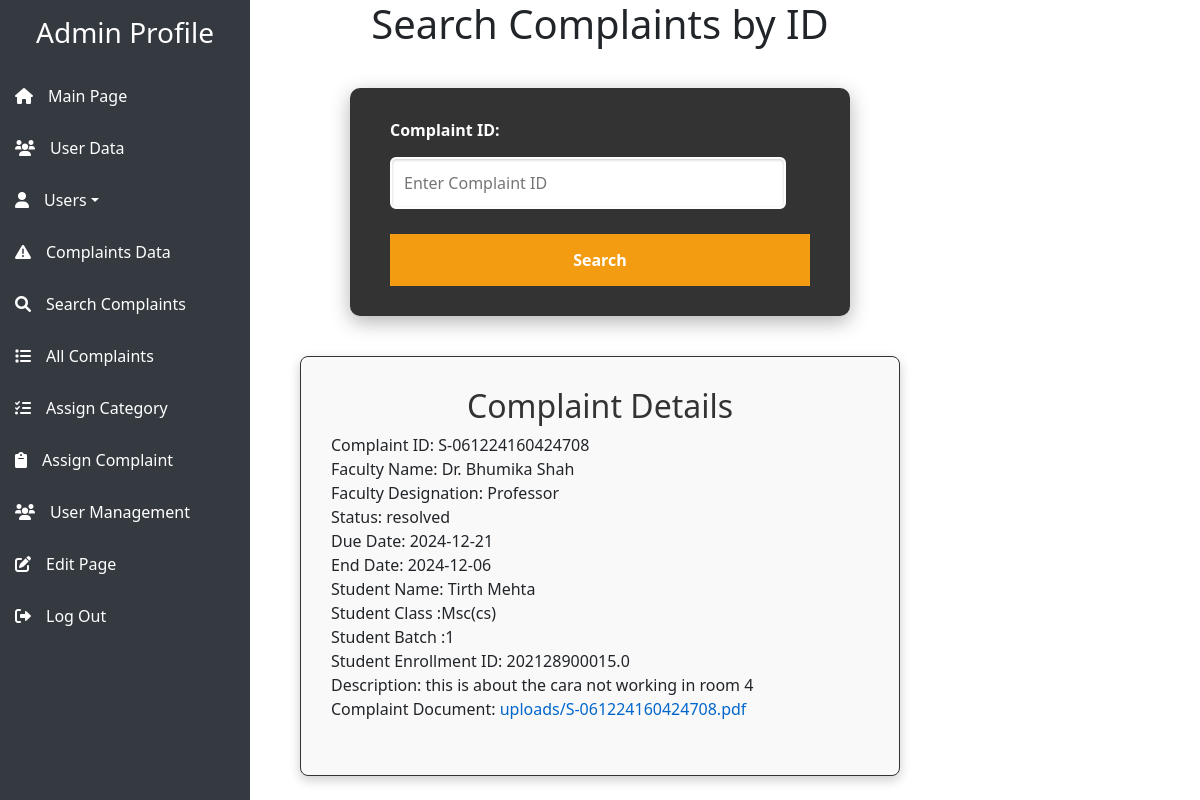
Screenshot of /admin/search.php?complaint_id=S-061224160424708 (signed in) with the database file from the repository.
### tables this page shows
CREATE TABLE `complaints` (
  `complaint_id` int(5) NOT NULL,
  `Comp_ID` varchar(30) NOT NULL,
  `Complaint_Cat_ID` int(5) DEFAULT NULL,
  `complaint_description` varchar(200) DEFAULT NULL,
  `Complaint_Document` varchar(100) DEFAULT NULL,
  `complaint_datetime` datetime DEFAULT NULL,
  `Due_Date` date DEFAULT NULL,
  `End_Date` date DEFAULT NULL,
  `status` enum('pending','processing','resolved') DEFAULT 'pending',
  `Student_ID` int(5) DEFAULT NULL,
  `faculty_id` int(11) DEFAULT NULL,
  `F_Comp_ID` int(5) DEFAULT NULL
);

CREATE TABLE `users` (
  `user_id` int(5) NOT NULL,
  `firstname` varchar(30) NOT NULL,
  `lastname` varchar(30) NOT NULL,
  `email` varchar(50) NOT NULL,
  `password` varchar(255) NOT NULL,
  `role` enum('admin','student','faculty') NOT NULL
);

CREATE TABLE `faculty` (
  `faculty_id` int(5) NOT NULL,
  `user_id` int(5) DEFAULT NULL,
  `post` enum('Lecturer','Assistant Professor','Associate Professor','Professor','Head of Department') NOT NULL
);

CREATE TABLE `student` (
  `student_id` int(5) NOT NULL,
  `user_id` int(5) DEFAULT NULL,
  `enrollment_id` varchar(15) NOT NULL,
  `phone` varchar(15) NOT NULL,
  `class` varchar(30) NOT NULL,
  `semester` int(2) NOT NULL,
  `batch` int(2) NOT NULL
);

### admin/search.php (the view, shortened to what this page needs)
<!DOCTYPE html>
<html lang="en">
<head>
</head>
<body>
    <?php include 'admindashboard.php'; ?>
    <h1>Search Complaints by ID</h1>
    <div class="search-container">
        <form method="GET" action="search.php">
            <label for="complaint_id">Complaint ID:</label>
            <input type="text" id="complaint_id" name="complaint_id" required placeholder="Enter Complaint ID">
            <button type="submit">Search</button>
        </form>
    </div>
    <?php
    if (isset($_GET['complaint_id']) && !empty($_GET['complaint_id'])) {
        include '../php/config.php';
        $complaint_id = $con->real_escape_string($_GET['complaint_id']);
        $query = "SELECT
        c.Comp_ID,
        c.status,
        c.complaint_description,
        c.Due_Date,
        c.End_Date,
        c.Complaint_Document,
        su.firstname AS student_firstname,
        su.lastname AS student_lastname,
        s.class AS student_class,
        s.batch AS student_batch,
        s.enrollment_id AS student_enroll,
        fu.firstname AS faculty_firstname,
        fu.lastname AS faculty_lastname,
        f.post AS faculty_post
    FROM complaints c
    INNER JOIN student s ON c.Student_ID = s.student_id
    INNER JOIN users su ON s.user_id = su.user_id
    -- Direct join with the faculty table based on the current faculty_id from the complaints table
    INNER JOIN faculty f ON c.faculty_id = f.faculty_id
    INNER JOIN users fu ON f.user_id = fu.user_id
    WHERE c.Comp_ID = ?";
        $stmt = $con->prepare($query);
        if ($stmt) {
            $stmt->bind_param("s", $complaint_id);
            $stmt->execute();
            $result = $stmt->get_result();
            if ($result->num_rows > 0) {
                echo '<div class="result-container">';
                echo "<h2>Complaint Details</h2>";
                while ($row = $result->fetch_assoc()) {
                    echo "Complaint ID: " . $row['Comp_ID'] . "<br>";
                    echo "Faculty Name: " . $row['faculty_firstname'] . " " . $row['faculty_lastname'] . "<br>";
                    echo "Faculty Designation: " . $row['faculty_post'] .  "<br>";
                    echo "Status: " . $row['status'] . "<br>";
                    echo "Due Date: " . $row['Due_Date'] . "<br>";
                    echo "End Date: " . $row['End_Date'] . "<br>";
                    echo "Student Name: " . $row['student_firstname'] . " " . $row['student_lastname'] . "<br>";
                    echo "Student Class :" . $row['student_class'] . "<br>";
                    echo "Student Batch :" . $row['student_batch'] . "<br>";
                    echo "Student Enrollment ID: " . $row['student_enroll'] . "<br>";
                    echo "Description: " . $row['complaint_description'] . "<br>";
                    echo "Complaint Document: <a class='complaint-document' href='http://localhost/grievance/" . $row['Complaint_Document'] . "'>" . $row['Complaint_Document'] . "</a><br>";
                    echo "<br>";
                }
                echo '</div>';
            } else {
                echo "<div class='error-message'>Complaint ID not found. Please check and try again.</div>";
            }
        } else {
            echo "<div class='error-message'>Error preparing the statement.</div>";
        }
    }
    ?>
</body>
</html>

### admin/search.php (style rules this page uses)
body { background-color: white; font-family: Arial, sans-serif; color: #333; margin: 0; padding: 0; }
h1 { text-align: center; margin: 40px 0; color: #333; }
.search-container { background-color: #333; padding: 30px 40px; border-radius: 10px; width: 500px; margin: 40px auto; box-shadow: 0 6px 20px rgba(0, 0, 0, 0.3); }
label { color: #fff; font-weight: bold; }
input[type="text"] { width: calc(100% - 24px); padding: 12px; border: 2px solid #fff; border-radius: 6px; margin-top: 15px; margin-bottom: 25px; font-size: 16px; box-shadow: inset 0 1px 3px rgba(0, 0, 0, 0.2); transition: border-color 0.3s ease; }
button { background-color: #f39c12; color: #fff; padding: 14px 0; border: none; border-radius: 6px; cursor: pointer; font-weight: bold; width: 100%; font-size: 16px; transition: background-color 0.3s ease, transform 0.3s ease; }
.result-container { margin-top: 40px; padding: 30px; border: 1px solid #333; border-radius: 8px; background-color: #f9f9f9; max-width: 600px; margin: 20px auto; box-shadow: 0 4px 12px rgba(0, 0, 0, 0.2); }
.result-container h2 { margin-top: 0; text-align: center; color: #333; }
.complaint-document { color: #0066cc; text-decoration: none; }

### admin/admindashboard.php (style rules this page uses)
body, html { height: 100%; margin: 0; padding: 0; }

### rows the page displays
complaints: Comp_ID "S-061224160424708", users.firstname "Dr. Bhumika", users.lastname "Shah", faculty.post "Professor", status "resolved", Due_Date "2024-12-21", End_Date "2024-12-06", users.firstname "Tirth", users.lastname "Mehta", Student_ID.class "Msc(cs)", Student_ID.batch "1", Student_ID.enrollment_id "202128900015.0", complaint_description "this is about the cara not working in room 4", Complaint_Document "uploads/S-061224160424708.pdf"
